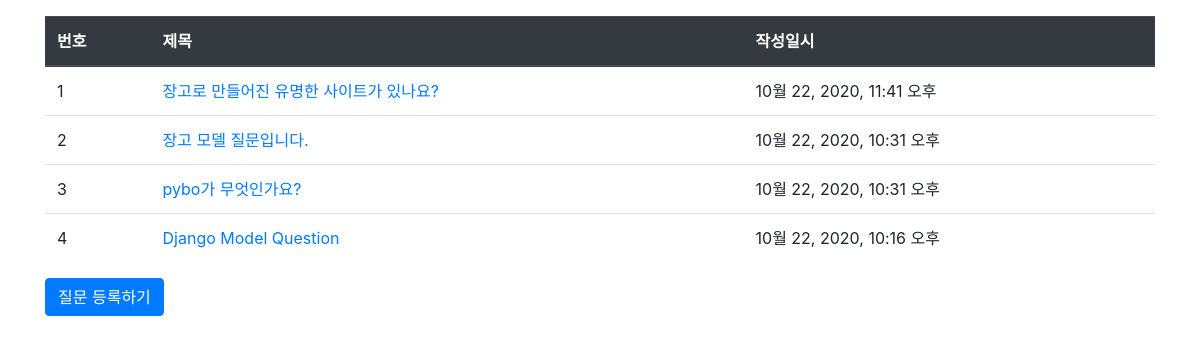
The page /pybo/ on the database as committed earlier.
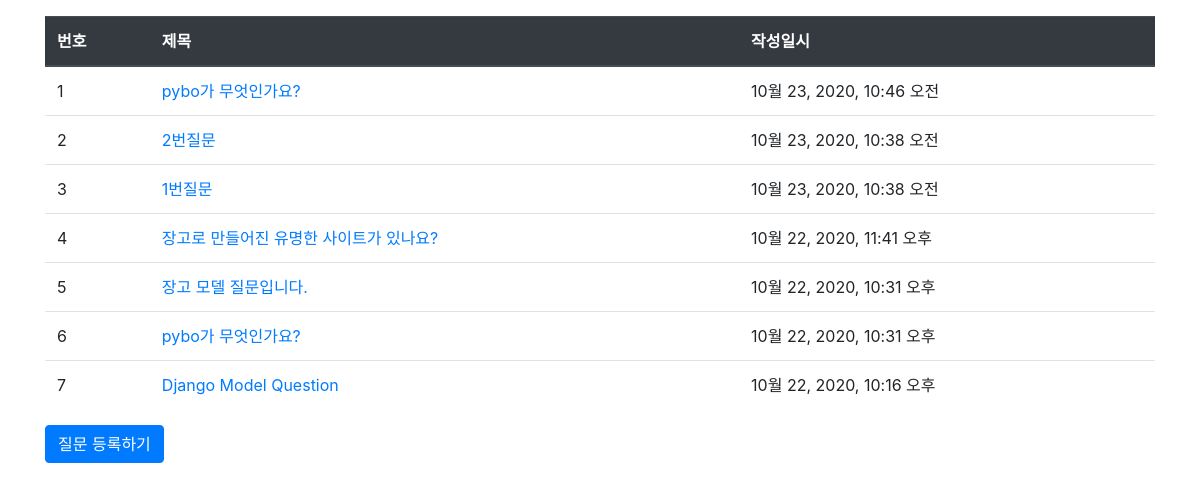
The same page on the database as committed later.
### pybo/models.py (models this page shows, shortened)
class Question(models.Model):
    subject = models.CharField(max_length=200)
    content = models.TextField()
    create_date = models.DateTimeField()

### pybo/views.py (the view)
# urls.py: path('', views.index, name='index'),
def index(request):
    question_list = Question.objects.order_by('-create_date')
    context = {'question_list': question_list}
    return render(request, 'pybo/question_list.html', context)

### templates/pybo/question_list.html
{% extends 'base.html' %}
{% block content %}
<div class="container my-3">
    <table class="table">
        <thead>
        <tr class="thead-dark">
            <th>번호</th>
            <th>제목</th>
            <th>작성일시</th>
        </tr>
        </thead>
        <tbody>
        {% if question_list %}
        {% for question in question_list %}
        <tr>
            <td>{{ forloop.counter }}</td>
            <td>
                <a href="{% url 'pybo:detail' question.id %}">{{ question.subject }}</a>
            </td>
            <td>{{ question.create_date }}</td>
        </tr>
        {% endfor %}
        {% else %}
        <tr>
            <td colspan="3">질문이 없습니다.</td>
        </tr>
        {% endif %}
        </tbody>
    </table>
    <a href="{% url 'pybo:question_create' %}" class="btn btn-primary">질문 등록하기</a>
</div>
{% endblock %}

### templates/base.html (shortened to what this page needs)
{% load static %}
<!doctype html>
<html lang="ko">
<head>
    <link rel="stylesheet" type="text/css" href="{% static 'bootstrap.min.css' %}">
    <link rel="stylesheet" type="text/css" href="{% static 'style.css' %}">
</head>
<body>
{% block content %}
{% endblock %}
</body>
</html>

Rows that differ between the two databases and show on the page:
added Question: subject "pybo가 무엇인가요?", create_date "10월 23, 2020, 10:46 오전"
added Question: subject "2번질문", create_date "10월 23, 2020, 10:38 오전"
added Question: subject "1번질문", create_date "10월 23, 2020, 10:38 오전"
